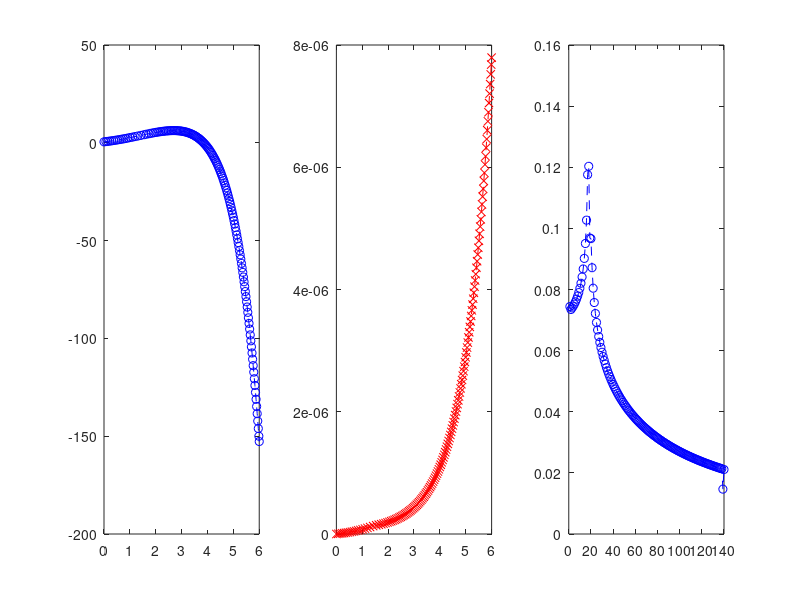

Write MATLAB code to recreate this figure.
function rk45
epsilon = 0.0000001;
h = 0.2;
hh(1) = h;
t = 0;
w = 0.5;
tt(1) = t
ww(1) = w;
wer(1)=0;
i = 1;
ii(1) = 1;
fprintf('Step %d: t = %6.4f, w = %18.15f\n', i, t(1), w(1));
tmax = 6;
while t<tmax
    h = min(h, tmax-t);
    k1 = h*f(t,w);
    k2 = h*f(t+h/4, w+k1/4);
    k3 = h*f(t+3*h/8, w+3*k1/32+9*k2/32);
    k4 = h*f(t+12*h/13, w+1932*k1/2197-7200*k2/2197+7296*k3/2197);
    k5 = h*f(t+h, w+439*k1/216-8*k2+3680*k3/513-845*k4/4104);
    k6 = h*f(t+h/2, w-8*k1/27+2*k2-3544*k3/2565+1859*k4/4104-11*k5/40);
    w1 = w + 25*k1/216+1408*k3/2565+2197*k4/4104-k5/5;
    w2 = w + 16*k1/135+6656*k3/12825+28561*k4/56430-9*k5/50+2*k6/55;
    R = abs(w1-w2)/h;
    delta = 0.84*(epsilon/R)^(1/4);
    if R<=epsilon
        t = t+h;
        w = w1;
        i = i+1;
        ii(i) = i;
        tt(i) = t;
        ww(i)= w;
        wer(i)= abs(-(1/2)*(exp(t)) + t^2 + 2*t + 1 - w);
        hh(i-1) = tt(i)-tt(i-1);
        %fprintf('Step %d: t = %6.4f, w = %18.15f\n', i, t, w);
        fprintf('Step %d: t = %6.4f, w = %18.15f, ye = %18.15f\n', i, t, w, wer(i));
        h = delta*h;
        hh(i)=h;
    else
        h = delta*h;
    end
end
subplot(1,3,1)
plot(tt,ww,'b--o')
subplot(1,3,2)
plot(tt,wer,'r--x')
subplot(1,3,3)
plot(ii,hh,'b--o')
%%%  ye = -(1/2)*(e^t) + t^2 + 2t + 1
%%%%%%%%%%%%%%%%%%
function v = f(t,y)
v = y-t^2+1;